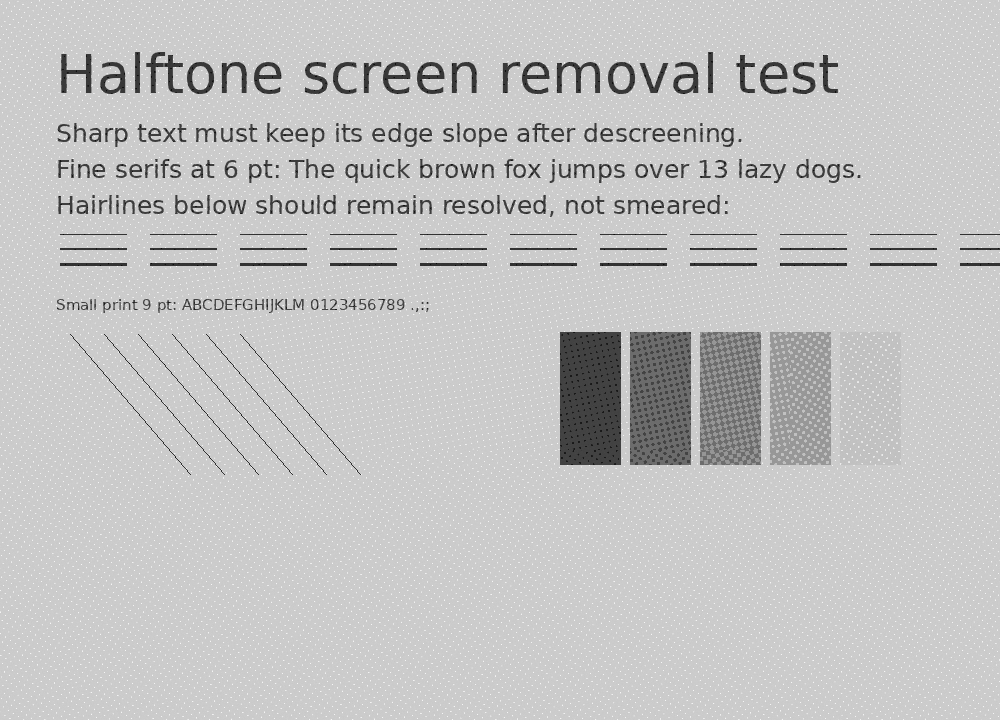
#> input picture reports/regions/local_screen_direction_change/input.png, 1000 x 720 px; its folder holds only this picture in this run
$ python -i metrics.py   (imports and definitions only)
#> lines starting #> are read from the running program, lines starting #| are printed output that depends on the picture; after the words box and inside, x2 and y2 are one past the last pixel; in counts of white or black regions, pixels touching at a corner belong together
#> further down, picture is the input picture: shape (720, 1000); min 8, max 247, mean 195.2
"""Objective measurements on real runs.

Two families of measurements are reported, and both are required for judging a
result.  "Less texture" alone is not success:

1. Screen peak suppression: the same narrowband peaks that were detected before
   processing, re-measured after.  A real screen removal must drop them.
2. Content preservation: edge sharpness, fine-line contrast, and local detail
   energy measured on the *content* regions, compared with the untreated input.
   A global blur passes (1) but fails these.
3. Moire risk after resampling: compare the energy of the resampled output with
   the source block-averaged to the same size.  Output must not carry extra
   low-frequency beats that the reference does not.

All metrics are computed from actual pipeline outputs, never from a pre-fixed
"after" image.
"""

from __future__ import annotations

import math

import numpy as np
from scipy import ndimage


def _hann2d(shape: tuple[int, int]) -> np.ndarray:
    return np.outer(np.hanning(shape[0]), np.hanning(shape[1])).astype(np.float32)


def _channel_luma(img: np.ndarray) -> np.ndarray:
    if img.ndim == 2:
        return img.astype(np.float32)
    coeff = np.array([0.2126, 0.7152, 0.0722], dtype=np.float32)
    return (img[..., :3].astype(np.float32) @ coeff).clip(0.0, 1.0)


# [130 lines left out: functions _dtft_amplitude, _local_floor, peak_amplitude, _lobe_max_db, peak_suppression, gradient_sharpness, not called in this run]


def edge_contrast(img: np.ndarray) -> float:
    """RMS contrast in the highest-gradient 5% of pixels (edge acutance)."""
    y = _channel_luma(img)
    gx = ndimage.sobel(y, axis=1)
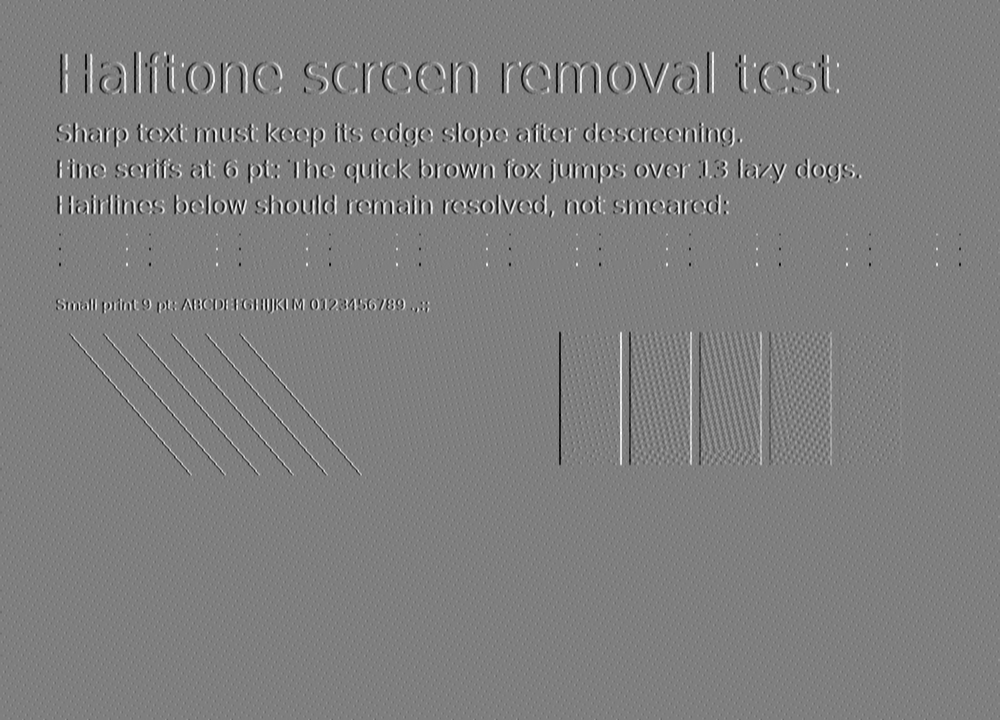
#> gx: shape (720, 1000) float32; min -711, max 713, mean 0; drawn with min black and max white
    gy = ndimage.sobel(y, axis=0)
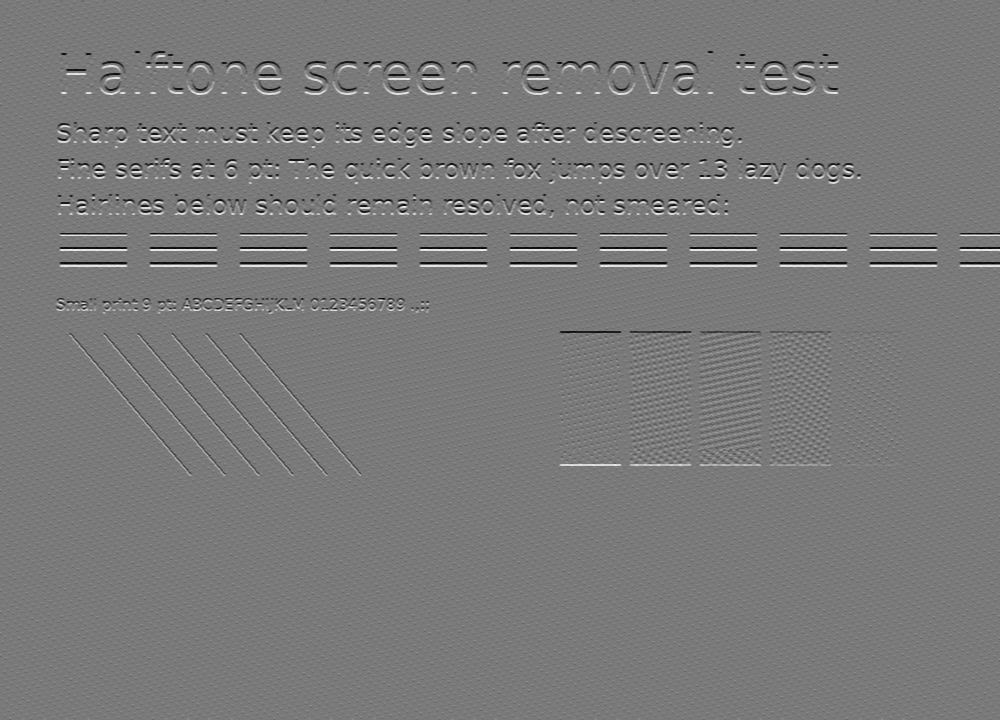
#> gy: shape (720, 1000) float32; min -715, max 778, mean 0; drawn with min black and max white
    g = np.hypot(gx, gy)
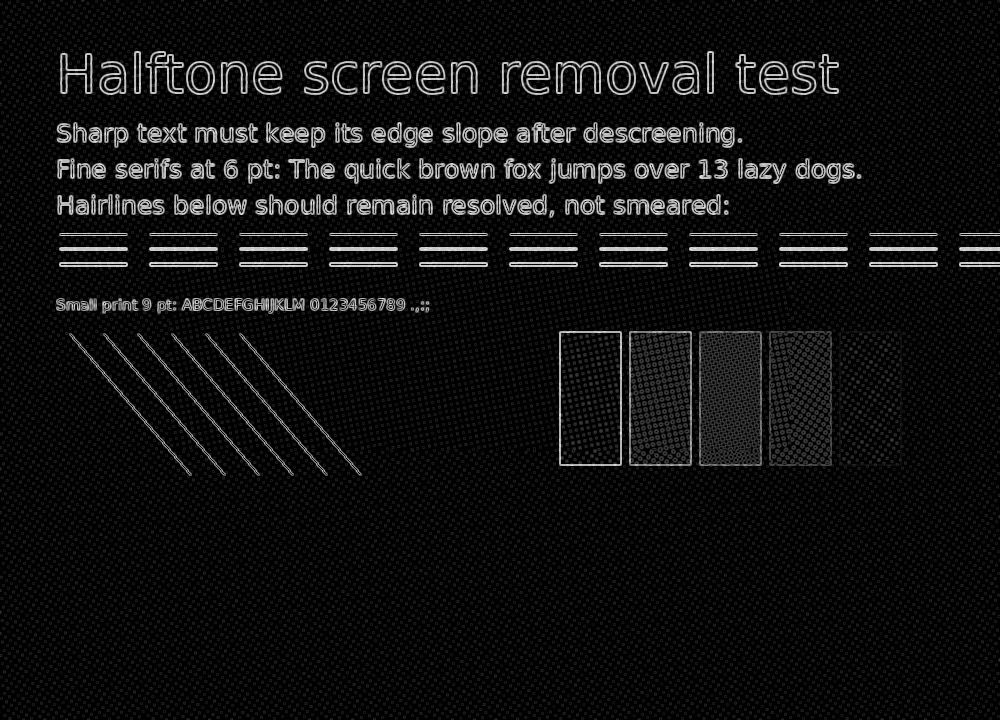
#> g: shape (720, 1000) float32; min 0, max 778.2, mean 53.7; drawn with min black and max white
    thr = np.percentile(g, 95)
#> thr = 338.5
    mask = g >= thr
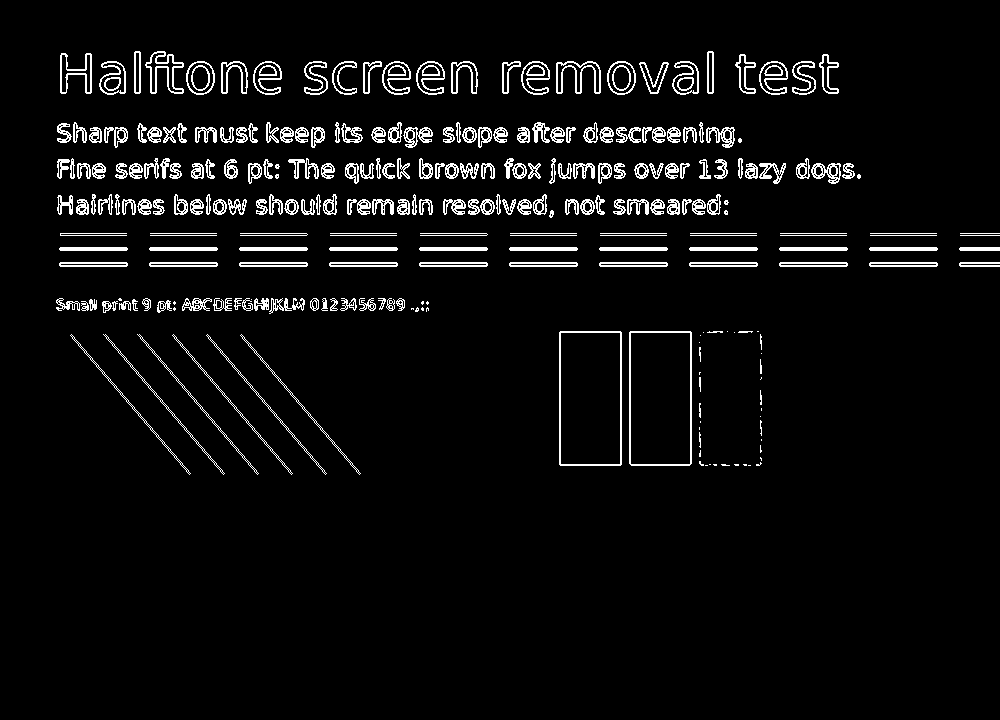
#> mask: shape (720, 1000) bool; 5% white in thin lines or dots, all inside (x1, y1, x2, y2) = (56, 51, 1000, 475)
    if mask.sum() < 16:
        return 0.0
    # Local contrast measured as |pixel - local mean| on edges.
    blur = ndimage.gaussian_filter(y, 2.0)
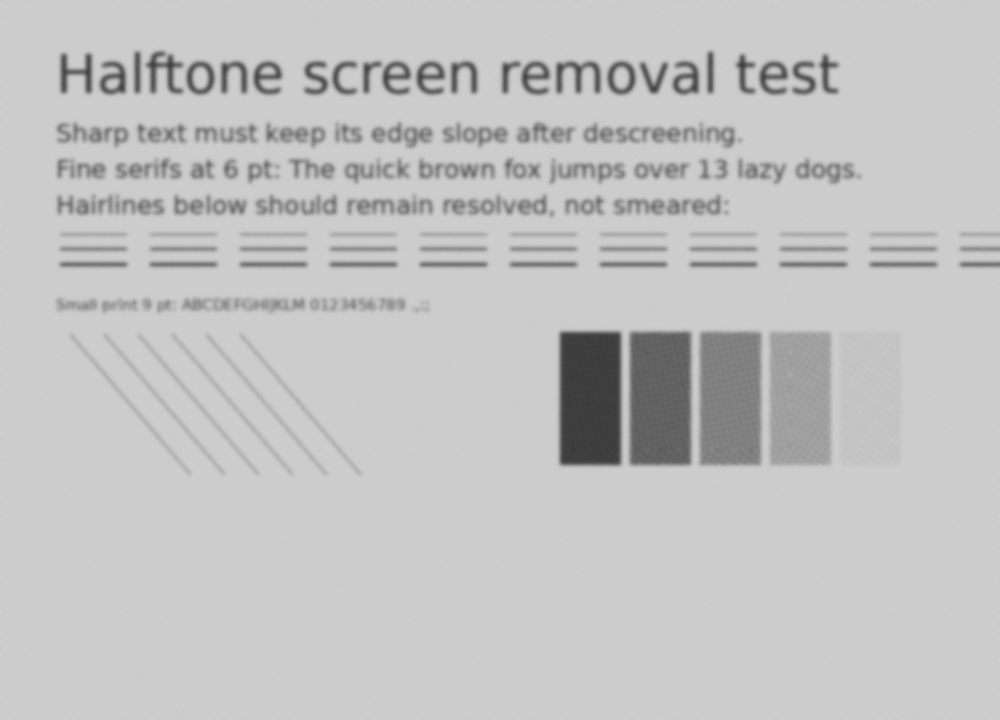
#> blur: shape (720, 1000) float32; min 58.86, max 208.1, mean 195.2
    return float(np.abs(y - blur)[mask].mean())


# [571 lines left out: functions hairline_contrast, detail_energy, content_preservation, moire_after_resample, content_vs_reference, color_registration and 10 more, not called in this run]

>>> import cv2
>>> picture = cv2.imread('../reports/regions/local_screen_direction_change/input.png', cv2.IMREAD_GRAYSCALE)
>>> result = edge_contrast(picture)
#> result = 49.13
